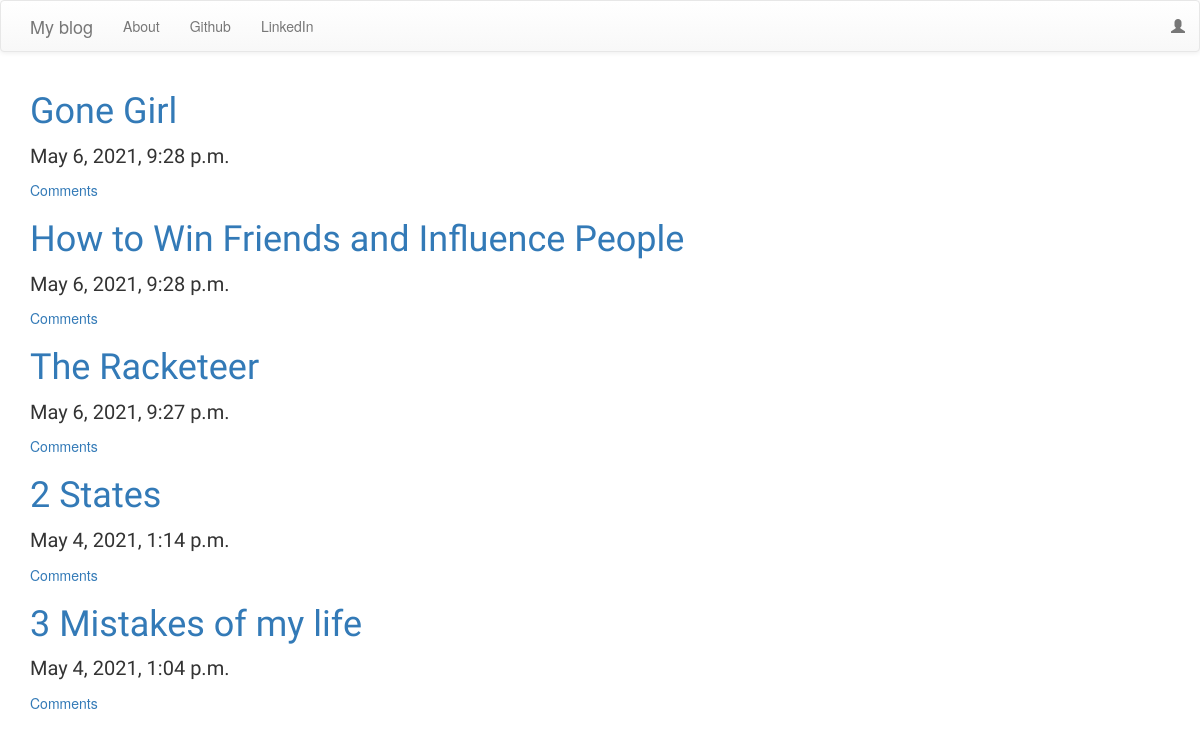
Page /list/ on the committed database.
### Blog/models.py (models this page shows, shortened)
class Post(models.Model):
    author=models.CharField(max_length=100)
    title=models.CharField(max_length=100)
    text=models.TextField()
    created_date=models.DateTimeField(default=timezone.now)
    published_date=models.DateTimeField(blank=True,null=True)

### Blog/views.py (the view)
# urls.py: path('list/',PostListView.as_view(),name="list"),
class PostListView(ListView):
    model=Post
    def get_queryset(self):
        return Post.objects.filter(published_date__lte=timezone.now()).order_by('-published_date')

### Blog/templates/blog/post_list.html
{% extends 'blog/base.html' %}
{% block content %}
  {% for post in post_list %}
    <h1><a class="titles" href="{% url 'detail' pk=post.pk %}">{{post.title}}</a></h1>
    <p>{{post.published_date}}</p>
    <a class="titles" href="{% url 'detail' pk=post.pk %}">Comments</a>
  {% endfor %}
{% endblock %}

### Blog/templates/blog/base.html (shortened to what this page needs)
<!DOCTYPE html>
{% load static %}
<html lang="en" dir="ltr">
  <head>
      <link rel="stylesheet" href="https://maxcdn.bootstrapcdn.com/bootstrap/3.3.7/css/bootstrap.min.css">
      <link rel="stylesheet" href="//cdn.jsdelivr.net/medium-editor/latest/css/medium-editor.min.css" type="text/css" media="screen" charset="utf-8">
      <link rel="stylesheet" href="https://maxcdn.bootstrapcdn.com/bootstrap/3.3.7/css/bootstrap-theme.min.css">
  </head>
  <body class="">
    <nav class="navbar navbar-default">
    <div class="container">
      <ul class="nav navbar-nav">
        <li><a class='navbar-brand bigbrand' href="{% url 'list' %}">My  blog</a></li>
        <li><a href="{% url 'about'%}">About</a></li>
        <li><a href="https://github.com/laharikaneelam">Github</a></li>
        <li><a href="https://www.linkedin.com/in/laharikaneelam/">LinkedIn</a></li>
      </ul>
      <ul class="nav navbar-nav navbar-right">
        {% if user.is_authenticated %}
        <li>
          <a href="{% url 'create_post' %}" >New Post</a>
        </li>
        <li>
          <a href="{% url 'draft' %}">Drafts</a>
        </li>
        <li>
          <a href="{% url 'logout' %}" >Log out</a>
        </li>
        <li>
          <a >Welcome: {{ user.username }}</a>
        </li>
          {% else %}
          <li><a class='nav navbar-right' href="{% url 'login' %}" ><span class="glyphicon glyphicon-user"></span></a></li>
        {% endif %}
      </ul>
  </div>
  </nav>
  <div class="container">
    {% block content %}
    {% endblock %}
  </div>
  </body>
</html>

### Blog/templates/blog/base.html (style rules this page uses)
h1 { font-family: 'Girassol', cursive; }
p { font-family: 'Girassol', cursive; font-size: 20px; }

### rows in the picture
Post: title "Gone Girl", published_date "May 6, 2021, 9:28 p.m."
Post: title "How to Win Friends and Influence People", published_date "May 6, 2021, 9:28 p.m."
Post: title "The Racketeer", published_date "May 6, 2021, 9:27 p.m."
Post: title "2 States", published_date "May 4, 2021, 1:14 p.m."
Post: title "3 Mistakes of my life", published_date "May 4, 2021, 1:04 p.m."
